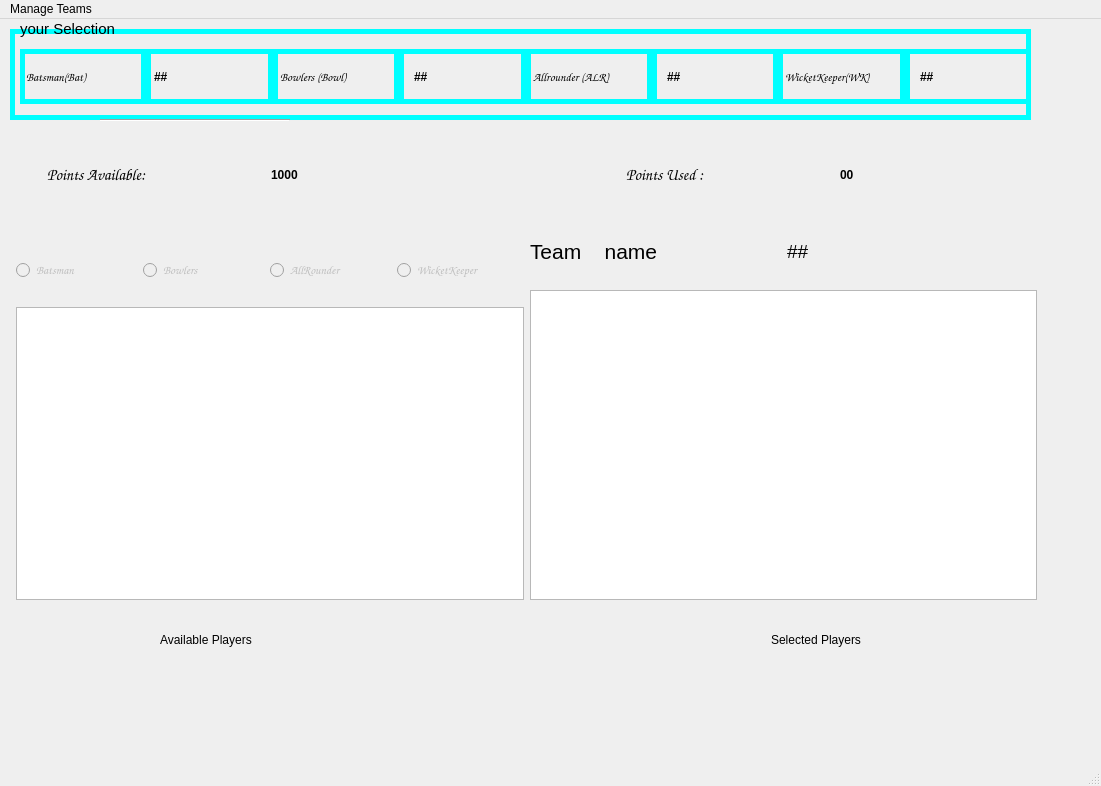
<?xml version="1.0" encoding="UTF-8"?>
<ui version="4.0">
 <class>MainWindow</class>
 <widget class="QMainWindow" name="MainWindow">
  <property name="geometry">
   <rect>
    <x>0</x>
    <y>0</y>
    <width>1101</width>
    <height>786</height>
   </rect>
  </property>
  <property name="windowTitle">
   <string>MainWindow</string>
  </property>
  <widget class="QWidget" name="centralwidget">
   <widget class="QFrame" name="frame">
    <property name="geometry">
     <rect>
      <x>10</x>
      <y>10</y>
      <width>1021</width>
      <height>91</height>
     </rect>
    </property>
    <property name="styleSheet">
     <string notr="true">QFrame { 
   border: 5px solid Cyan
} </string>
    </property>
    <property name="frameShape">
     <enum>QFrame::StyledPanel</enum>
    </property>
    <property name="frameShadow">
     <enum>QFrame::Raised</enum>
    </property>
    <widget class="QWidget" name="layoutWidget">
     <property name="geometry">
      <rect>
       <x>10</x>
       <y>0</y>
       <width>1011</width>
       <height>95</height>
      </rect>
     </property>
     <layout class="QHBoxLayout" name="horizontalLayout" stretch="0,0,0,0,0,0,0,0">
      <property name="spacing">
       <number>0</number>
      </property>
      <property name="sizeConstraint">
       <enum>QLayout::SetNoConstraint</enum>
      </property>
      <property name="topMargin">
       <number>20</number>
      </property>
      <property name="bottomMargin">
       <number>20</number>
      </property>
      <item>
       <widget class="QLabel" name="Batsman">
        <property name="font">
         <font>
          <family>Comic Sans MS</family>
          <pointsize>9</pointsize>
          <weight>75</weight>
          <bold>true</bold>
         </font>
        </property>
        <property name="text">
         <string>Batsman(Bat)</string>
        </property>
        <property name="margin">
         <number>12</number>
        </property>
        <property name="indent">
         <number>1</number>
        </property>
       </widget>
      </item>
      <item>
       <widget class="QLabel" name="Batcount">
        <property name="font">
         <font>
          <pointsize>9</pointsize>
          <weight>75</weight>
          <bold>true</bold>
         </font>
        </property>
        <property name="text">
         <string>##</string>
        </property>
       </widget>
      </item>
      <item>
       <widget class="QLabel" name="Bowlers">
        <property name="font">
         <font>
          <family>Comic Sans MS</family>
          <pointsize>9</pointsize>
          <weight>75</weight>
          <bold>true</bold>
         </font>
        </property>
        <property name="text">
         <string>Bowlers (Bowl)</string>
        </property>
       </widget>
      </item>
      <item>
       <widget class="QLabel" name="Bowlcount">
        <property name="font">
         <font>
          <pointsize>9</pointsize>
          <weight>75</weight>
          <bold>true</bold>
         </font>
        </property>
        <property name="text">
         <string>##</string>
        </property>
        <property name="indent">
         <number>10</number>
        </property>
       </widget>
      </item>
      <item>
       <widget class="QLabel" name="Allrounder">
        <property name="font">
         <font>
          <family>Comic Sans MS</family>
          <pointsize>9</pointsize>
          <weight>75</weight>
          <bold>true</bold>
         </font>
        </property>
        <property name="text">
         <string>Allrounder (ALR)</string>
        </property>
       </widget>
      </item>
      <item>
       <widget class="QLabel" name="Alrcount">
        <property name="font">
         <font>
          <pointsize>9</pointsize>
          <weight>75</weight>
          <bold>true</bold>
         </font>
        </property>
        <property name="text">
         <string>##</string>
        </property>
        <property name="indent">
         <number>10</number>
        </property>
       </widget>
      </item>
      <item>
       <widget class="QLabel" name="Wicketkeeepr">
        <property name="font">
         <font>
          <family>Comic Sans MS</family>
          <pointsize>9</pointsize>
          <weight>75</weight>
          <bold>true</bold>
         </font>
        </property>
        <property name="text">
         <string>WicketKeeper(WK)</string>
        </property>
       </widget>
      </item>
      <item>
       <widget class="QLabel" name="Wkcount">
        <property name="font">
         <font>
          <pointsize>9</pointsize>
          <weight>75</weight>
          <bold>true</bold>
         </font>
        </property>
        <property name="text">
         <string>##</string>
        </property>
        <property name="indent">
         <number>10</number>
        </property>
       </widget>
      </item>
     </layout>
    </widget>
   </widget>
   <widget class="QWidget" name="layoutWidget_3">
    <property name="geometry">
     <rect>
      <x>17</x>
      <y>110</y>
      <width>1011</width>
      <height>91</height>
     </rect>
    </property>
    <layout class="QHBoxLayout" name="horizontalLayout_5">
     <item>
      <widget class="QLabel" name="Totalplayers">
       <property name="font">
        <font>
         <family>Comic Sans MS</family>
         <pointsize>12</pointsize>
         <weight>50</weight>
         <bold>false</bold>
        </font>
       </property>
       <property name="text">
        <string>Points Available: </string>
       </property>
       <property name="indent">
        <number>30</number>
       </property>
      </widget>
     </item>
     <item>
      <widget class="QLabel" name="playerscount">
       <property name="font">
        <font>
         <pointsize>9</pointsize>
         <weight>75</weight>
         <bold>true</bold>
        </font>
       </property>
       <property name="text">
        <string>1000</string>
       </property>
       <property name="indent">
        <number>-10</number>
       </property>
      </widget>
     </item>
     <item>
      <widget class="QLabel" name="TeamName">
       <property name="font">
        <font>
         <family>Comic Sans MS</family>
         <pointsize>12</pointsize>
         <weight>50</weight>
         <bold>false</bold>
        </font>
       </property>
       <property name="text">
        <string>Points Used :</string>
       </property>
       <property name="indent">
        <number>100</number>
       </property>
      </widget>
     </item>
     <item>
      <widget class="QLabel" name="name">
       <property name="font">
        <font>
         <pointsize>9</pointsize>
         <weight>75</weight>
         <bold>true</bold>
        </font>
       </property>
       <property name="text">
        <string>00</string>
       </property>
       <property name="indent">
        <number>60</number>
       </property>
      </widget>
     </item>
    </layout>
   </widget>
   <widget class="QWidget" name="horizontalLayoutWidget">
    <property name="geometry">
     <rect>
      <x>16</x>
      <y>220</y>
      <width>1021</width>
      <height>361</height>
     </rect>
    </property>
    <layout class="QHBoxLayout" name="horizontalLayout_2">
     <item>
      <layout class="QVBoxLayout" name="verticalLayout_2">
       <item>
        <layout class="QHBoxLayout" name="horizontalLayout_4" stretch="0,0,0,0">
         <property name="spacing">
          <number>0</number>
         </property>
         <property name="sizeConstraint">
          <enum>QLayout::SetMaximumSize</enum>
         </property>
         <property name="leftMargin">
          <number>0</number>
         </property>
         <property name="topMargin">
          <number>20</number>
         </property>
         <property name="bottomMargin">
          <number>20</number>
         </property>
         <item>
          <widget class="QRadioButton" name="Batsman_2">
           <property name="enabled">
            <bool>false</bool>
           </property>
           <property name="font">
            <font>
             <family>Comic Sans MS</family>
             <pointsize>9</pointsize>
             <weight>50</weight>
             <bold>false</bold>
            </font>
           </property>
           <property name="tabletTracking">
            <bool>false</bool>
           </property>
           <property name="acceptDrops">
            <bool>false</bool>
           </property>
           <property name="toolTipDuration">
            <number>20</number>
           </property>
           <property name="styleSheet">
            <string notr="true">Batmans</string>
           </property>
           <property name="text">
            <string>Batsman</string>
           </property>
          </widget>
         </item>
         <item>
          <widget class="QRadioButton" name="Bowlers_2">
           <property name="enabled">
            <bool>false</bool>
           </property>
           <property name="font">
            <font>
             <family>Comic Sans MS</family>
             <pointsize>9</pointsize>
             <weight>50</weight>
             <bold>false</bold>
            </font>
           </property>
           <property name="text">
            <string>Bowlers</string>
           </property>
          </widget>
         </item>
         <item>
          <widget class="QRadioButton" name="Allrounder_3">
           <property name="enabled">
            <bool>false</bool>
           </property>
           <property name="font">
            <font>
             <family>Comic Sans MS</family>
             <pointsize>9</pointsize>
             <weight>50</weight>
             <bold>false</bold>
            </font>
           </property>
           <property name="text">
            <string>AllRounder</string>
           </property>
           <property name="checked">
            <bool>false</bool>
           </property>
          </widget>
         </item>
         <item>
          <widget class="QRadioButton" name="Wicketkeeper">
           <property name="enabled">
            <bool>false</bool>
           </property>
           <property name="font">
            <font>
             <family>Comic Sans MS</family>
             <pointsize>9</pointsize>
             <weight>50</weight>
             <bold>false</bold>
            </font>
           </property>
           <property name="text">
            <string>WicketKeeper</string>
           </property>
          </widget>
         </item>
        </layout>
       </item>
       <item>
        <widget class="QListWidget" name="listWidget_2">
         <property name="font">
          <font>
           <pointsize>8</pointsize>
           <weight>75</weight>
           <bold>true</bold>
          </font>
         </property>
        </widget>
       </item>
      </layout>
     </item>
     <item>
      <spacer name="horizontalSpacer_3">
       <property name="orientation">
        <enum>Qt::Horizontal</enum>
       </property>
       <property name="sizeType">
        <enum>QSizePolicy::Fixed</enum>
       </property>
       <property name="sizeHint" stdset="0">
        <size>
         <width>0</width>
         <height>0</height>
        </size>
       </property>
      </spacer>
     </item>
     <item>
      <layout class="QVBoxLayout" name="verticalLayout">
       <item>
        <layout class="QHBoxLayout" name="horizontalLayout_3">
         <item>
          <widget class="QLabel" name="label_2">
           <property name="font">
            <font>
             <family>MS UI Gothic</family>
             <pointsize>16</pointsize>
            </font>
           </property>
           <property name="text">
            <string>Team    name</string>
           </property>
          </widget>
         </item>
         <item>
          <widget class="QLabel" name="label_3">
           <property name="font">
            <font>
             <pointsize>14</pointsize>
            </font>
           </property>
           <property name="text">
            <string>##</string>
           </property>
          </widget>
         </item>
        </layout>
       </item>
       <item>
        <spacer name="horizontalSpacer">
         <property name="orientation">
          <enum>Qt::Horizontal</enum>
         </property>
         <property name="sizeHint" stdset="0">
          <size>
           <width>40</width>
           <height>20</height>
          </size>
         </property>
        </spacer>
       </item>
       <item>
        <widget class="QListWidget" name="listWidget"/>
       </item>
      </layout>
     </item>
    </layout>
   </widget>
   <widget class="QLabel" name="label">
    <property name="geometry">
     <rect>
      <x>20</x>
      <y>0</y>
      <width>130</width>
      <height>20</height>
     </rect>
    </property>
    <property name="maximumSize">
     <size>
      <width>16777215</width>
      <height>20</height>
     </size>
    </property>
    <property name="font">
     <font>
      <pointsize>11</pointsize>
     </font>
    </property>
    <property name="text">
     <string>your Selection</string>
    </property>
   </widget>
   <widget class="QWidget" name="horizontalLayoutWidget_10">
    <property name="geometry">
     <rect>
      <x>160</x>
      <y>610</y>
      <width>701</width>
      <height>22</height>
     </rect>
    </property>
    <layout class="QHBoxLayout" name="horizontalLayout_10">
     <item>
      <widget class="QLabel" name="label_6">
       <property name="text">
        <string>Available Players</string>
       </property>
      </widget>
     </item>
     <item>
      <spacer name="horizontalSpacer_4">
       <property name="orientation">
        <enum>Qt::Horizontal</enum>
       </property>
       <property name="sizeHint" stdset="0">
        <size>
         <width>40</width>
         <height>20</height>
        </size>
       </property>
      </spacer>
     </item>
     <item>
      <widget class="QLabel" name="label_7">
       <property name="text">
        <string>Selected Players</string>
       </property>
      </widget>
     </item>
    </layout>
   </widget>
   <widget class="Line" name="line_3">
    <property name="geometry">
     <rect>
      <x>100</x>
      <y>100</y>
      <width>190</width>
      <height>3</height>
     </rect>
    </property>
    <property name="orientation">
     <enum>Qt::Horizontal</enum>
    </property>
   </widget>
  </widget>
  <widget class="QMenuBar" name="menubar">
   <property name="geometry">
    <rect>
     <x>0</x>
     <y>0</y>
     <width>1101</width>
     <height>26</height>
    </rect>
   </property>
   <widget class="QMenu" name="menuManage_Teams">
    <property name="title">
     <string>Manage Teams</string>
    </property>
    <addaction name="actionNEW_Team"/>
    <addaction name="actionOPEN_Team"/>
    <addaction name="actionSAVE_Team"/>
    <addaction name="actionEVALUATE_Team"/>
   </widget>
   <addaction name="menuManage_Teams"/>
  </widget>
  <widget class="QStatusBar" name="statusbar"/>
  <action name="actionNew_Team">
   <property name="text">
    <string>New Team</string>
   </property>
  </action>
  <action name="actionOpen_Team">
   <property name="text">
    <string>Open Team</string>
   </property>
  </action>
  <action name="actionsave_Team">
   <property name="text">
    <string>save Team</string>
   </property>
  </action>
  <action name="actionEvaluate_Team">
   <property name="text">
    <string>Evaluate Team</string>
   </property>
  </action>
  <action name="actionNEW_Team">
   <property name="text">
    <string>NEW Team</string>
   </property>
  </action>
  <action name="actionOPEN_Team">
   <property name="text">
    <string>OPEN Team</string>
   </property>
  </action>
  <action name="actionSAVE_Team">
   <property name="text">
    <string>SAVE Team</string>
   </property>
  </action>
  <action name="actionEVALUATE_Team">
   <property name="text">
    <string>EVALUATE Team</string>
   </property>
  </action>
 </widget>
 <resources/>
 <connections/>
</ui>
